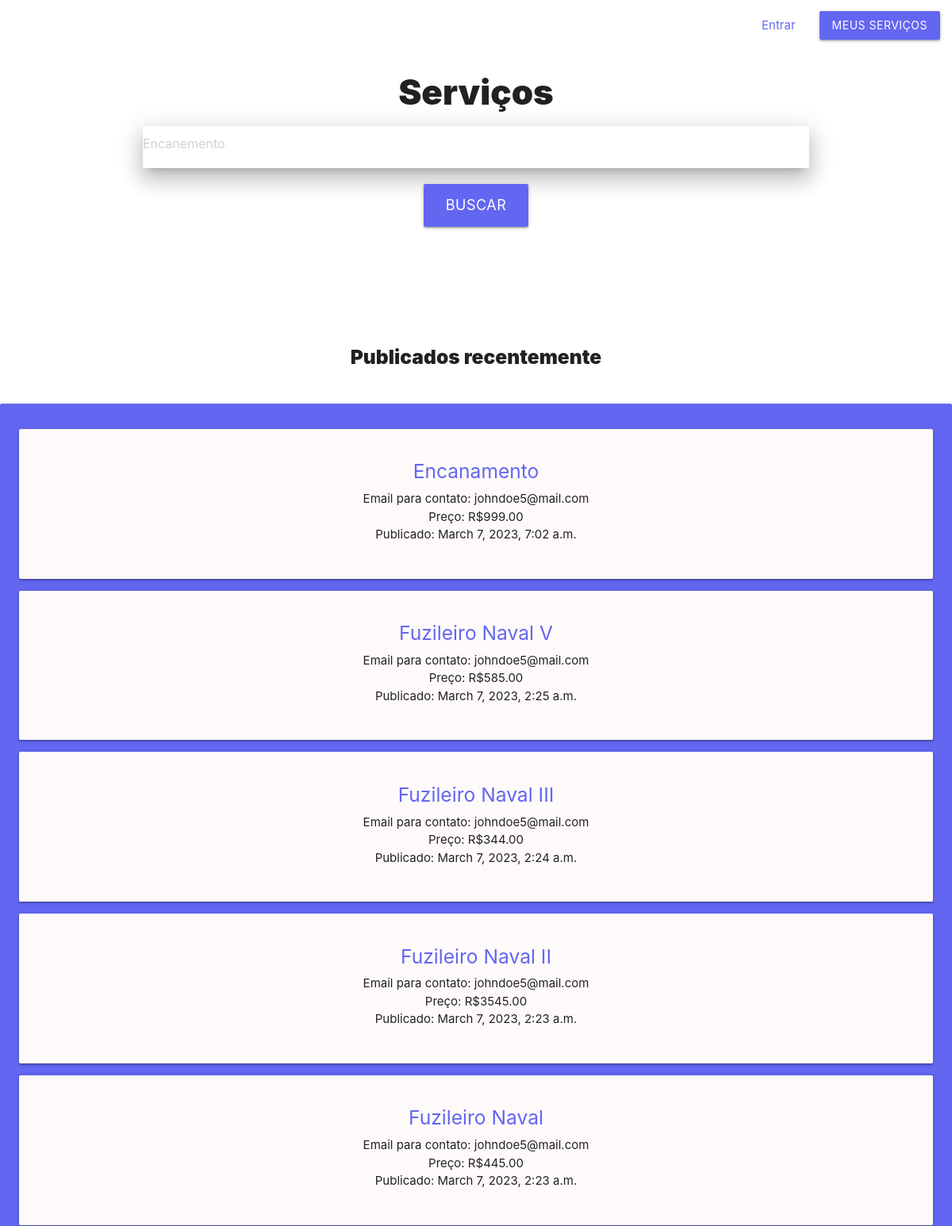
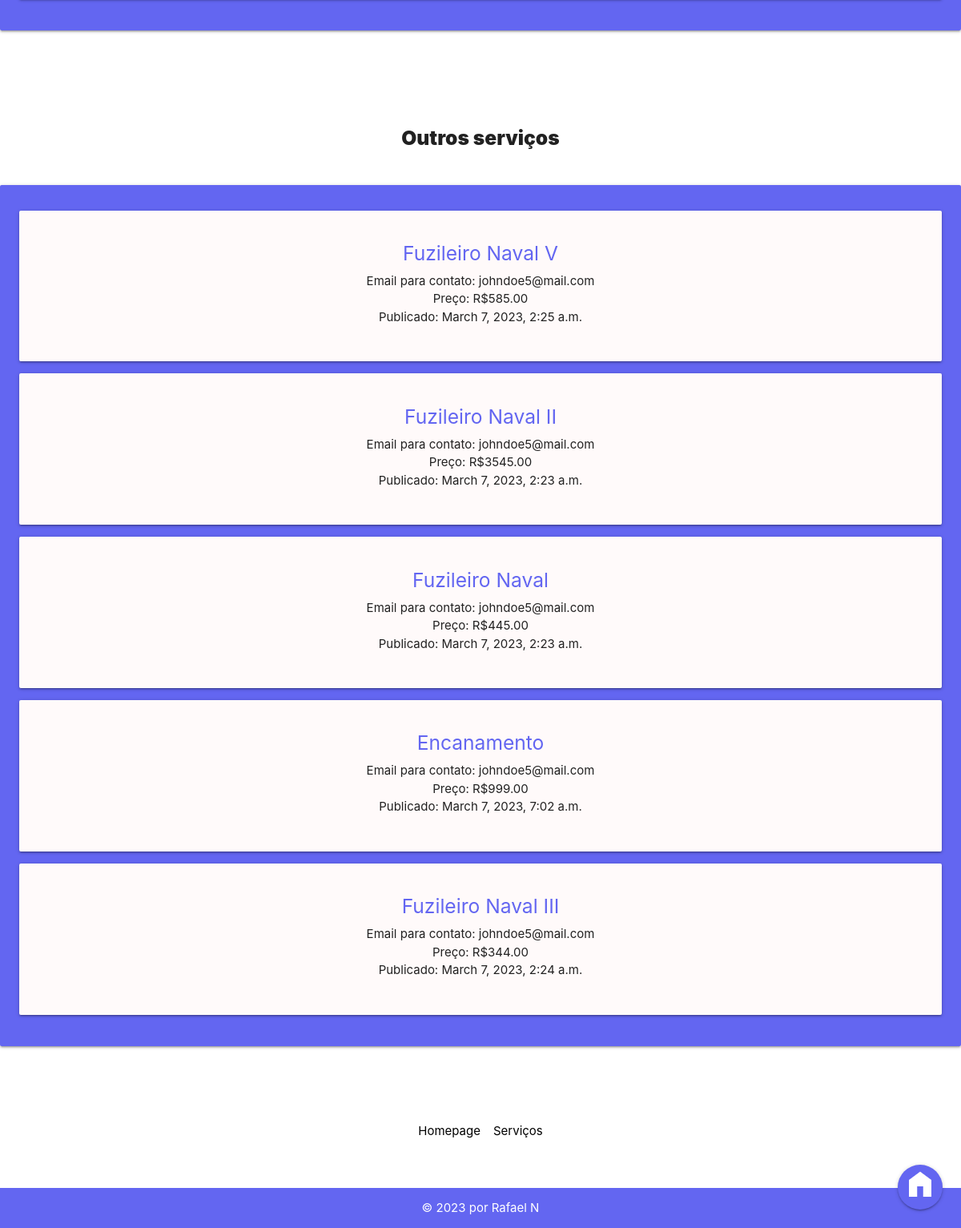
/servicosapp/, run on the app's committed database (2 pictures, top to bottom).
### servicosapp/models.py (models this page shows)
class Servico(models.Model):
    id_servico = models.AutoField(primary_key=True)
    fk_usuario = models.ForeignKey(auth_user, on_delete=models.DO_NOTHING, null=True)
    fk_categoria = models.ForeignKey(Categoria, on_delete=models.CASCADE, null=True)
    fk_municipio = models.ForeignKey(Municipio, on_delete=models.CASCADE, null=True)
    titulo = models.CharField(max_length=150, null=False)
    descricao = models.CharField(max_length=150, default=None)
    email = models.CharField(max_length=150, null=False)
    telefone_1 = models.CharField(max_length=50, null=True)
    telefone_2 = models.CharField(max_length=50, null=True)
    preco = models.IntegerField(default=0, null=True)
    data_pub = models.DateTimeField("Data de publicação", default=django.utils.timezone.now, null=True)
    def __str__(self):
        return self.titulo

### servicosapp/views.py (the view)
# urls.py: path('', views.index, name='index'),
def index(request):
       servicos = Servico.objects.order_by("-data_pub")[:15]
       servicos_aleatorios = Servico.objects.order_by("?")[:15]
       return render(request, 'servicosapp/index.html', {'servicos': servicos, 'servicos_aleatorios': servicos_aleatorios})

### servicosapp/templates/servicosapp/index.html (shortened to what this page needs)
{% extends "base.html" %}
{% block content %}
<h3>Serviços</h3>
{% include "searchbar.html" %}
<br />
<br />
<br />
<br />
<br />
<br />
<h5 style="text-align: center; font-weight: 900;">Publicados recentemente</h5>
<div class="swiper mySwiper card-panel" style="background-color: var(--accent-color);">
    <div class="swiper-wrapper">
        {% for servico in servicos %}
        <div class="swiper-slide card-panel">
            <div class="row">
                <div class="col">
                    <div>
                        <ul>
                            <a href="{% url 'servicosapp:detalhes_servicos' servico.id_servico %}">
                                <h5>{{ servico }}</h5>
                            </a>
                            <li>Email para contato: {{ servico.email }}</li>
                            <li>Preço: R${{ servico.preco }}.00</li>
                            <li>Publicado: {{ servico.data_pub }}</li>
                        </ul>
                    </div>
                </div>
            </div>
        </div>
        {% endfor %}
    </div>
</div>
<br />
<br />
<br />
<br />
<h5 style="text-align: center; font-weight: 900;">Outros serviços</h5>
<div class="swiper mySwiper card-panel" style="background-color: var(--accent-color);">
    <div class="swiper-wrapper">
        {% for servico in servicos_aleatorios %}
        <div class="swiper-slide card-panel">
            <div class="row">
                <div class="col">
                    <div>
                        <ul>
                            <a href="{% url 'servicosapp:detalhes_servicos' servico.id_servico %}">
                                <h5>{{ servico }}</h5>
                            </a>
                            <li>Email para contato: {{ servico.email }}</li>
                            <li>Preço: R${{ servico.preco }}.00</li>
                            <li>Publicado: {{ servico.data_pub }}</li>
                        </ul>
                    </div>
                </div>
            </div>
        </div>
        {% endfor %}
    </div>
</div>
{% endblock content %}

### servicosapp/static/servicosapp/stylesheet.css (style rules this page uses)
* { box-sizing: border-box; padding: 0; margin: 0; }
body { background-color: var(--primary-color); }
body a { color: var(--accent-color); }
body h3 { font-weight: 900; text-align: center; }

### servicosapp/templates/servicosapp/index.html (style rules this page uses)
.swiper { margin-top: 3em; }
.swiper-slide { text-align: center; display: flex; justify-content: center; align-items: center; background-color: snow; min-width: fit-content; }

### data on the page
Servico: titulo "Encanamento", email "johndoe5@mail.com", preco "999", data_pub "March 7, 2023, 7:02 a.m."
Servico: titulo "Fuzileiro Naval V", email "johndoe5@mail.com", preco "585", data_pub "March 7, 2023, 2:25 a.m."
Servico: titulo "Fuzileiro Naval III", email "johndoe5@mail.com", preco "344", data_pub "March 7, 2023, 2:24 a.m."
Servico: titulo "Fuzileiro Naval II", email "johndoe5@mail.com", preco "3545", data_pub "March 7, 2023, 2:23 a.m."
Servico: titulo "Fuzileiro Naval", email "johndoe5@mail.com", preco "445", data_pub "March 7, 2023, 2:23 a.m."
